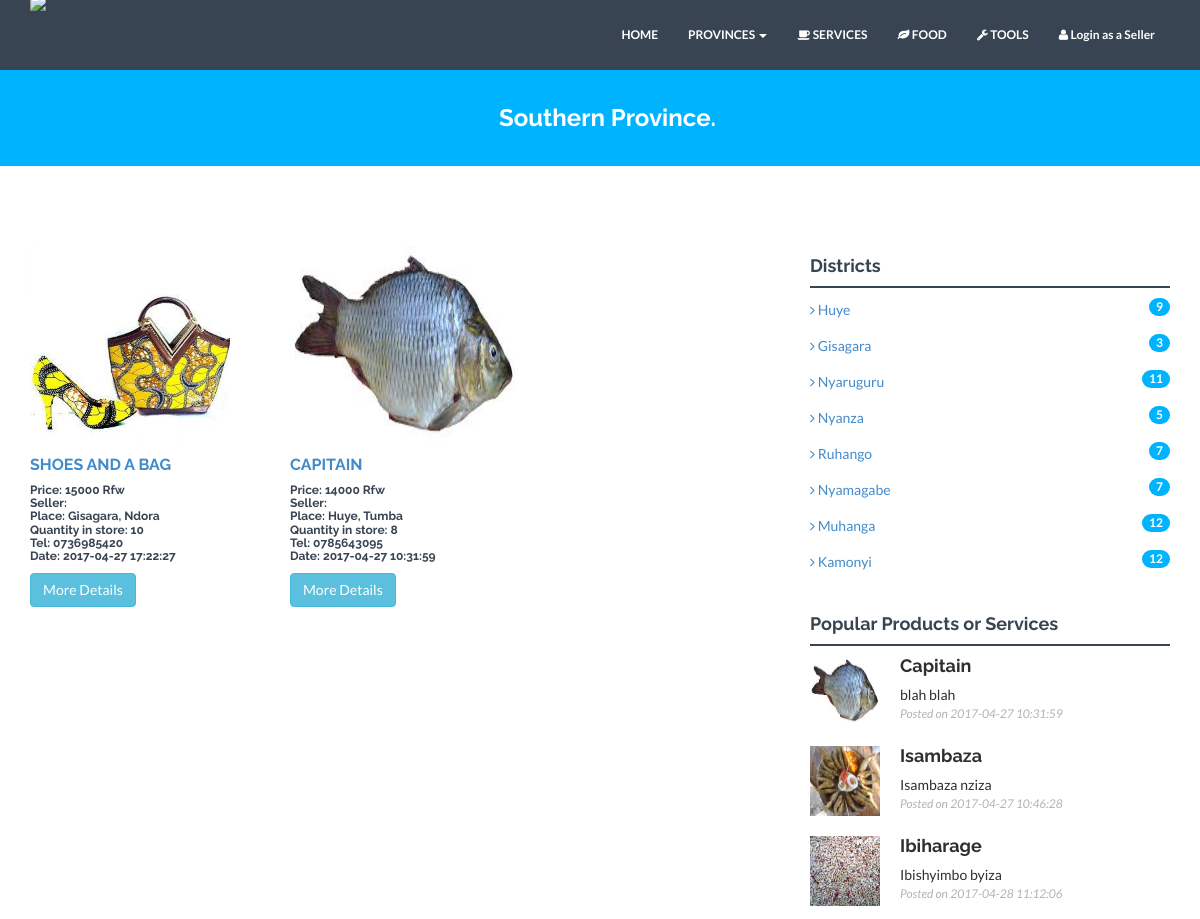
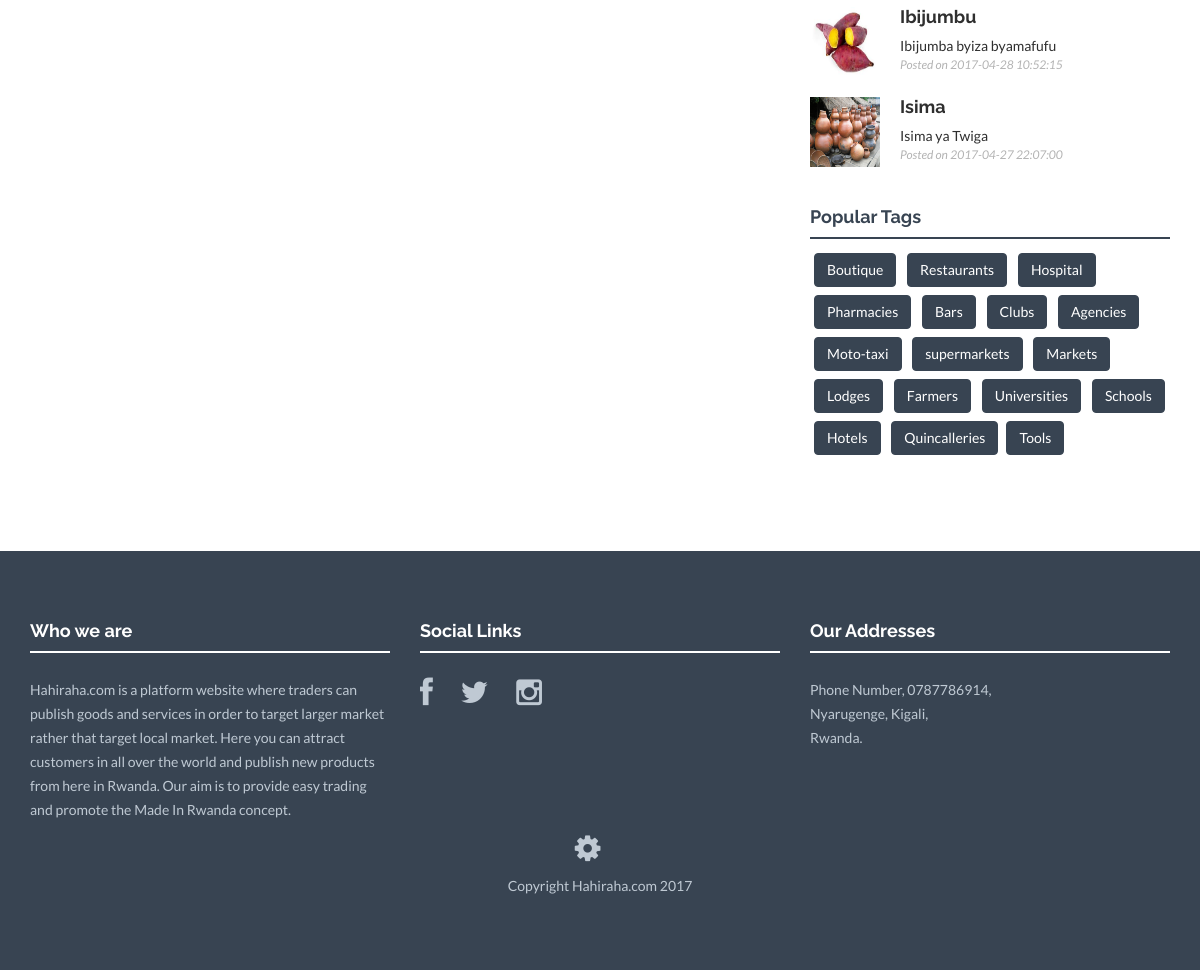
/south.php, run on the app's committed database (2 pictures, top to bottom).
### tables this page shows
CREATE TABLE `products` (
  `ID` int(11) NOT NULL,
  `Name` varchar(100) NOT NULL,
  `Seller` varchar(50) NOT NULL,
  `Classes` varchar(50) NOT NULL,
  `Phone` varchar(20) NOT NULL,
  `Price` text NOT NULL,
  `Quantity` int(11) NOT NULL,
  `About` text NOT NULL,
  `Picture01` text NOT NULL,
  `Picture02` text NOT NULL,
  `Picture03` text NOT NULL,
  `Province` varchar(30) NOT NULL,
  `District` varchar(15) NOT NULL,
  `Sector` varchar(15) NOT NULL,
  `Categorie` varchar(50) NOT NULL,
  `Views` int(100) UNSIGNED NOT NULL,
  `Date` varchar(30) NOT NULL
);

### south.php (the view, shortened to what this page needs)
<!DOCTYPE html>
<html lang="en">
  <head>
    <link href="assets/css/bootstrap.css" rel="stylesheet">
    <link href="assets/css/style.css" rel="stylesheet">
    <link href="assets/css/font-awesome.min.css" rel="stylesheet">
  </head>
  <body>
    <?php
		include('nav.php');
	?>
	<div id="blue">
	    <div class="container">
			<div class="row">
				<h3 class="text-center">Southern Province.</h3>
			</div>
	    </div>
	</div>
	 <div class="container mtb">
	 	<div class="row">
	 		<div class="col-lg-8">
	 			<div class="row">
					<?php
						include('connect.php');
						$pipsql = mysqli_query($dbcon,"SELECT * FROM products WHERE Province='Southern Province' ORDER BY ID DESC LIMIT 0,9");
						while($myrow = mysqli_fetch_array($pipsql)){
							echo'
						<div class="col-md-4 portfolio-item">
							<a href="#">
								<img style="position:relative;height:200px" class="img-responsive img-rounded" src="'.$myrow['Picture01'].'" alt="">
							</a><br />
							<h3>
								<a href="#">'.$myrow['Name'].'</a>
							</h3>
							<h6>Price: '.$myrow['Price'].'<br/>Seller: '.$myrow['Sellers'].'<br/>Place: '.$myrow['District'].', '.$myrow['Sector'].'<br/>Quantity in store: '.$myrow['Quantity'].'<br/>Tel: '.$myrow['Phone'].'<br/>Date: '.$myrow['Date'].'</h6>
							<p><a href="more.php?product='.$myrow['ID'].'" class="btn btn-info">More Details</a></p>
						</div>
							';
						}
					?>
				</div>
			</div>
	 		<div class="col-lg-4">
		 		<h4>Districts</h4>
		 		<div class="hline"></div>
			 		<p><a href="huye.php"><i class="fa fa-angle-right"></i> Huye</a> <span class="badge badge-theme pull-right">9</span></p>
			 		<p><a href="gisagara.php"><i class="fa fa-angle-right"></i> Gisagara</a> <span class="badge badge-theme pull-right">3</span></p>
			 		<p><a href="nyaruguru.php"><i class="fa fa-angle-right"></i> Nyaruguru</a> <span class="badge badge-theme pull-right">11</span></p>
			 		<p><a href="nyanza.php"><i class="fa fa-angle-right"></i> Nyanza</a> <span class="badge badge-theme pull-right">5</span></p>
			 		<p><a href="ruhango.php"><i class="fa fa-angle-right"></i> Ruhango</a> <span class="badge badge-theme pull-right">7</span></p>
					<p><a href="nyamagabe.php"><i class="fa fa-angle-right"></i> Nyamagabe</a> <span class="badge badge-theme pull-right">7</span></p>
			 		<p><a href="muhanga.php"><i class="fa fa-angle-right"></i> Muhanga</a> <span class="badge badge-theme pull-right">12</span></p>
                    <p><a href="kamonyi.php"><i class="fa fa-angle-right"></i> Kamonyi</a> <span class="badge badge-theme pull-right">12</span></p>
		 		<?php
					include('recentposts.php');
				?>
		 		<h4>Popular Tags</h4>
		 		<div class="hline"></div>
		 			<p>
		            	<a class="btn btn-theme" href="boutique.php" role="button">Boutique</a>
		            	<a class="btn btn-theme" href="resto.php" role="button">Restaurants</a>
		            	<a class="btn btn-theme" href="hospital.php" role="button">Hospital</a>
		            	<a class="btn btn-theme" href="pharma.php" role="button">Pharmacies</a>
		            	<a class="btn btn-theme" href="bar.php" role="button">Bars</a>
		            	<a class="btn btn-theme" href="club.php" role="button">Clubs</a>
		            	<a class="btn btn-theme" href="agency.php" role="button">Agencies</a>
		            	<a class="btn btn-theme" href="moto.php" role="button">Moto-taxi</a>
		            	<a class="btn btn-theme" href="supermarket.php" role="button">supermarkets</a>
		            	<a class="btn btn-theme" href="market.php" role="button">Markets</a>
		            	<a class="btn btn-theme" href="lodge.php" role="button">Lodges</a>
		            	<a class="btn btn-theme" href="farmer.php" role="button">Farmers</a>
		            	<a class="btn btn-theme" href="uni.php" role="button">Universities</a>
		            	<a class="btn btn-theme" href="school.php" role="button">Schools</a>		            	 		            	<a class="btn btn-theme" href="hotel.php" role="button">Hotels</a> 						<a class="btn btn-theme" href="building.php" role="button">Quincalleries</a><a class="btn btn-theme" href="tools.php" role="button">Tools</a>
		 			</p>
	 		</div>
	 	</div>
	 </div>
	 <?php
        include("footer.php");
     ?>
  </body>
</html>

### recentposts.php (shortened to what this page needs)
<h4>Popular Products or Services</h4>
		 		<div class="hline"></div>
					<ul class="popular-posts">
                    <?php
                        include('connect.php');
                        $psql = mysqli_query($dbcon,"SELECT * FROM products WHERE Views>0 ORDER BY Views DESC LIMIT 0,10");
                        while($myrow = mysqli_fetch_array($psql)){
                            echo'
                        <li>
		                    <a href="more.php?product='.$myrow['ID'].'"><img style="width:70px;height:70px" src="'.$myrow['Picture01'].'" alt="Popular Post"></a>
		                    <h4><a href="more.php?product='.$myrow['ID'].'">'.$myrow['Name'].'</a></h4>
                            <p><a href="more.php?product='.$myrow['ID'].'">'.$myrow['About'].'</a></p>
		                    <em>Posted on '.$myrow['Date'].'</em>
		                </li>
                            ';
                        }
                    ?>
		            </ul>

### assets/css/style.css (style rules this page uses)
* { margin: 0; padding: 0px; }
body { background: #ffffff; margin: 0; height: 100%; color: #384452; font-family: 'Lato', sans-serif; font-weight: 400; }
h1, h2, h3, h4, h5, h6 { font-family: 'Raleway', sans-serif; font-weight: 700; }
p { padding: 0; margin-bottom: 12px; font-family: 'Lato', sans-serif; font-weight: 400; font-size: 14px; line-height: 24px; color: #384452; margin-top: 10px; }
img { height: auto; max-width: 100%; }
a { padding: 0; margin: 0; text-decoration: none; -webkit-transition: background-color .4s linear, color .4s linear; -moz-transition: background-color .4s linear, color .4s linear; -o-transition: background-color .4s linear, color .4s linear; -ms-transition: background-color .4s linear, color .4s linear; transition: background-color .4s linear, color .4s linear; }
.btn-theme { color: #fff; background-color: #384452; border-color: #384452; margin: 4px; }
.mtb { margin-top: 80px; margin-bottom: 80px; }
.hline { border-bottom: 2px solid #384452; }
.portfolio-item p { margin:0px 0 30px; }
.portfolio-item h3 { margin:-10px 0 10px; font-size:16px; text-transform:uppercase; }
#blue { background: #00b3fe; margin-top: 60px; margin-bottom: 60px; padding-top: 25px; padding-bottom: 25px; }
#blue h3 { color: white; margin-left: 15px; }
.badge-theme { background: #00b3fe; }
.popular-posts { margin: 0px; padding-left: 0px; }
.popular-posts li { list-style: none; margin-bottom: 20px; min-height: 70px; }
.popular-posts li a, .popular-posts li a:hover { color:#2f2f2f; text-decoration: none; }
.popular-posts li img { float: left; margin-right: 20px; }
.popular-posts li em { font-family: 'Lato', sans-serif; font-size: 12px; color: #b3b3b3 }
.popular-posts p { line-height: normal; margin-bottom: auto; }

### data on the page
products: Picture01 (picture), Name "SHOES AND A BAG", Price "15000 Rfw", District "Gisagara", Sector "Ndora", Quantity "10", Phone "0736985420", Date "2017-04-27 17:22:27"
products: Picture01 (picture), Name "CAPITAIN", Price "14000 Rfw", District "Huye", Sector "Tumba", Quantity "8", Phone "0785643095", Date "2017-04-27 10:31:59", Name "Capitain", About "blah blah"
products: Picture01 (picture), Name "Isambaza", About "Isambaza nziza", Date "2017-04-27 10:46:28"
products: Picture01 (picture), Name "Ibiharage", About "Ibishyimbo byiza", Date "2017-04-28 11:12:06"
products: Picture01 (picture), Name "Ibijumbu", About "Ibijumba byiza byamafufu", Date "2017-04-28 10:52:15"
products: Picture01 (placeholder picture), Name "Isima", About "Isima ya Twiga", Date "2017-04-27 22:07:00"
